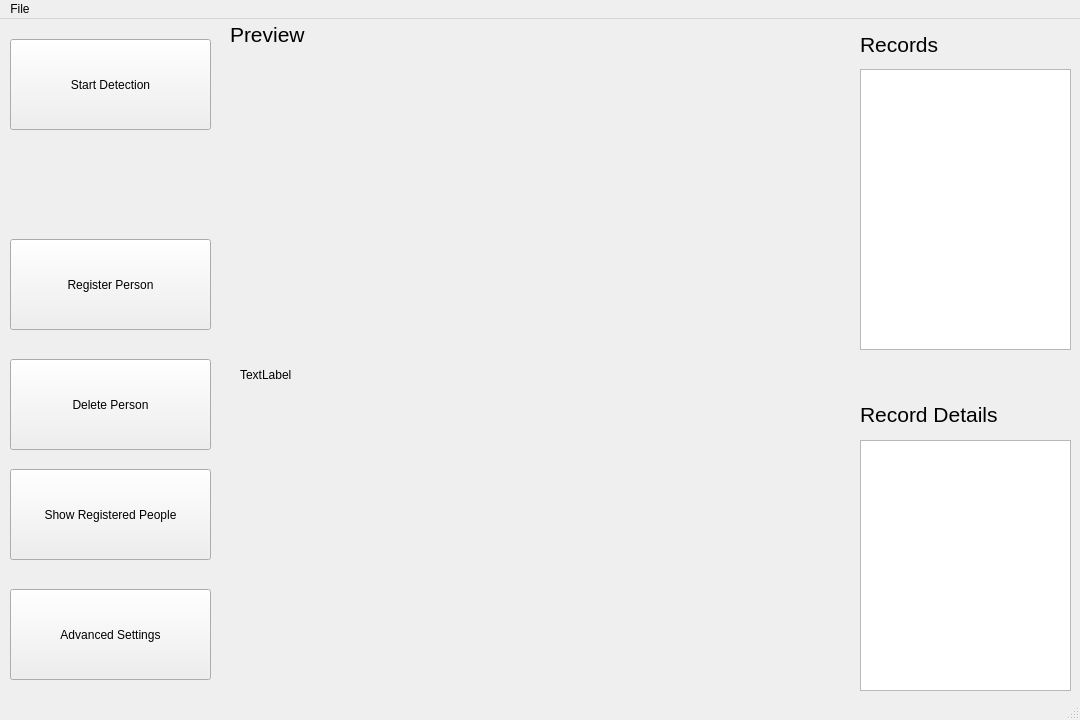
<?xml version="1.0" encoding="UTF-8"?>
<ui version="4.0">
 <class>MainWindow</class>
 <widget class="QMainWindow" name="MainWindow">
  <property name="geometry">
   <rect>
    <x>0</x>
    <y>0</y>
    <width>1080</width>
    <height>720</height>
   </rect>
  </property>
  <property name="windowTitle">
   <string>MainWindow</string>
  </property>
  <widget class="QWidget" name="centralwidget">
   <widget class="QLabel" name="lbl_preview_text">
    <property name="geometry">
     <rect>
      <x>230</x>
      <y>0</y>
      <width>581</width>
      <height>31</height>
     </rect>
    </property>
    <property name="font">
     <font>
      <pointsize>16</pointsize>
     </font>
    </property>
    <property name="text">
     <string>Preview</string>
    </property>
   </widget>
   <widget class="QLabel" name="label_preview">
    <property name="geometry">
     <rect>
      <x>240</x>
      <y>60</y>
      <width>591</width>
      <height>591</height>
     </rect>
    </property>
    <property name="text">
     <string>TextLabel</string>
    </property>
    <property name="scaledContents">
     <bool>true</bool>
    </property>
   </widget>
   <widget class="QPushButton" name="btn_run">
    <property name="geometry">
     <rect>
      <x>10</x>
      <y>20</y>
      <width>201</width>
      <height>91</height>
     </rect>
    </property>
    <property name="text">
     <string>Start Detection</string>
    </property>
   </widget>
   <widget class="QPushButton" name="btn_register">
    <property name="geometry">
     <rect>
      <x>10</x>
      <y>220</y>
      <width>201</width>
      <height>91</height>
     </rect>
    </property>
    <property name="text">
     <string>Register Person</string>
    </property>
   </widget>
   <widget class="QPushButton" name="btn_delete">
    <property name="geometry">
     <rect>
      <x>10</x>
      <y>340</y>
      <width>201</width>
      <height>91</height>
     </rect>
    </property>
    <property name="text">
     <string>Delete Person</string>
    </property>
   </widget>
   <widget class="QPushButton" name="btn_show_registered_people">
    <property name="geometry">
     <rect>
      <x>10</x>
      <y>450</y>
      <width>201</width>
      <height>91</height>
     </rect>
    </property>
    <property name="text">
     <string>Show Registered People</string>
    </property>
   </widget>
   <widget class="QPushButton" name="btn_settings">
    <property name="geometry">
     <rect>
      <x>10</x>
      <y>570</y>
      <width>201</width>
      <height>91</height>
     </rect>
    </property>
    <property name="text">
     <string>Advanced Settings</string>
    </property>
   </widget>
   <widget class="QLabel" name="lbl_preview_text_2">
    <property name="geometry">
     <rect>
      <x>860</x>
      <y>10</y>
      <width>181</width>
      <height>31</height>
     </rect>
    </property>
    <property name="font">
     <font>
      <pointsize>16</pointsize>
     </font>
    </property>
    <property name="text">
     <string>Records</string>
    </property>
   </widget>
   <widget class="QListWidget" name="list_record">
    <property name="geometry">
     <rect>
      <x>860</x>
      <y>50</y>
      <width>211</width>
      <height>281</height>
     </rect>
    </property>
    <property name="statusTip">
     <string>Unmasked People Records</string>
    </property>
   </widget>
   <widget class="QTextBrowser" name="text_records">
    <property name="geometry">
     <rect>
      <x>860</x>
      <y>421</y>
      <width>211</width>
      <height>251</height>
     </rect>
    </property>
   </widget>
   <widget class="QLabel" name="lbl_preview_text_3">
    <property name="geometry">
     <rect>
      <x>860</x>
      <y>380</y>
      <width>181</width>
      <height>31</height>
     </rect>
    </property>
    <property name="font">
     <font>
      <pointsize>16</pointsize>
     </font>
    </property>
    <property name="text">
     <string>Record Details</string>
    </property>
   </widget>
  </widget>
  <widget class="QMenuBar" name="menubar">
   <property name="geometry">
    <rect>
     <x>0</x>
     <y>0</y>
     <width>1080</width>
     <height>25</height>
    </rect>
   </property>
   <widget class="QMenu" name="menuFile">
    <property name="title">
     <string>File</string>
    </property>
    <addaction name="actionSettings"/>
    <addaction name="actionExit"/>
   </widget>
   <addaction name="menuFile"/>
  </widget>
  <widget class="QStatusBar" name="statusbar"/>
  <action name="actionExit">
   <property name="text">
    <string>Exit</string>
   </property>
  </action>
  <action name="actionSettings">
   <property name="text">
    <string>Settings</string>
   </property>
  </action>
 </widget>
 <resources/>
 <connections/>
</ui>
